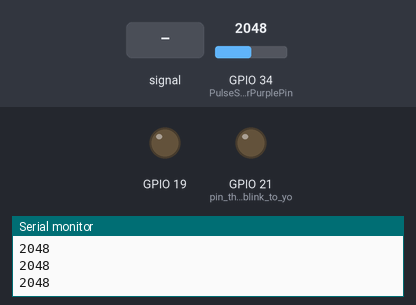
Bench run of a sketch on a simulated ESP32. Parts: output pins drawn as LEDs (lit = HIGH), the last lines printed to the serial monitor. The inputs (shaded band) are chosen by the test bench; at power-on: GPIO 34 (PulseSensorPurplePin) = 2048.

Above: at 1.3 s.
1.4 s: GPIO 34 (PulseSensorPurplePin) fed a 200 Hz sine of ±327 counts around its level
At 2.7 s:
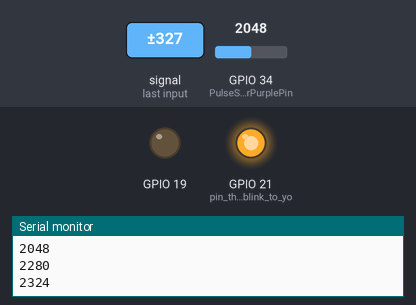
3.0 s: GPIO 34 (PulseSensorPurplePin) set to 1228
At 4.3 s:
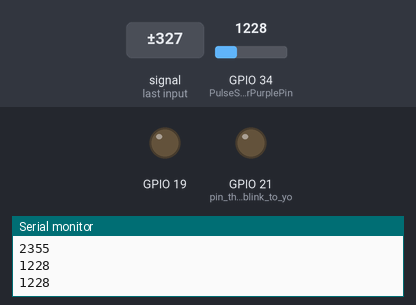
5.1 s: GPIO 34 (PulseSensorPurplePin) set to 2102
6.6 s: GPIO 34 (PulseSensorPurplePin) set to 2189
At 7.8 s:
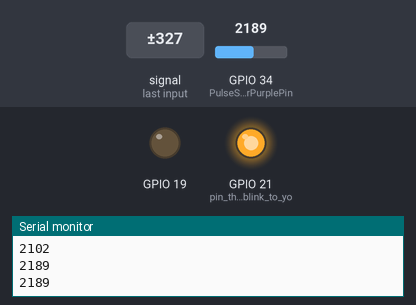
Timing chart, 0 to 9.1 s (numbered marks = the images above; inputs shaded):
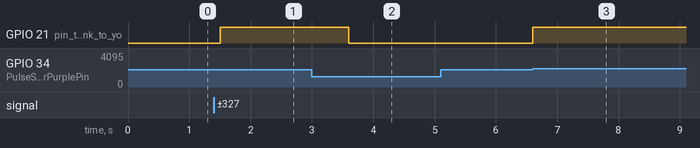

Measured:
- the behaviour switches between 2150 and 2151 on GPIO 34 (PulseSensorPurplePin) (found by bisection; images 2 and 3)
- after the input at 1.4 s, GPIO 21 (pin_that_will_blink_to_yo): LOW → HIGH after 0.10 s
- after the input at 3.0 s, GPIO 21 (pin_that_will_blink_to_yo): HIGH → LOW after 0.60 s
- after the input at 6.6 s, GPIO 21 (pin_that_will_blink_to_yo): LOW → HIGH at once

The sketch:

pulse.ino
```cpp
//  Variables

int PulseSensorPurplePin = 34;        // Pulse Sensor PURPLE WIRE connected to ANALOG PIN 0

int LED21 = 21;   //  pulse red

int LED19 = 19;   // pulse blue

int Signal;                // holds the incoming raw data. Signal value can range from 0-1024

int Threshold = 2150;            // Determine which Signal to “count as a beat”, and which to ingore.

// The SetUp Function:

void setup() {

pinMode(21,OUTPUT);// pin that will blink to your heartbeat!
pinMode(34,OUTPUT);
pinMode(19, OUTPUT);
Serial.begin(9600);         // Set’s up Serial Communication at certain speed.

}

// The Main Loop Function

void loop() {

Signal = analogRead(PulseSensorPurplePin);  // Read the PulseSensor’s value.

// Assign this value to the “Signal” variable.

Serial.println(Signal);                    // Send the Signal value to Serial Plotter.

if(Signal > Threshold){                          // If the signal is above “550”, then “turn-on” Arduino’s on-Board LED.

digitalWrite(21,HIGH);

delay(200);

} else {

digitalWrite(21,LOW);                //  Else, the sigal must be below “550”, so “turn-off” this LED.

}

delay(500);

}
```
